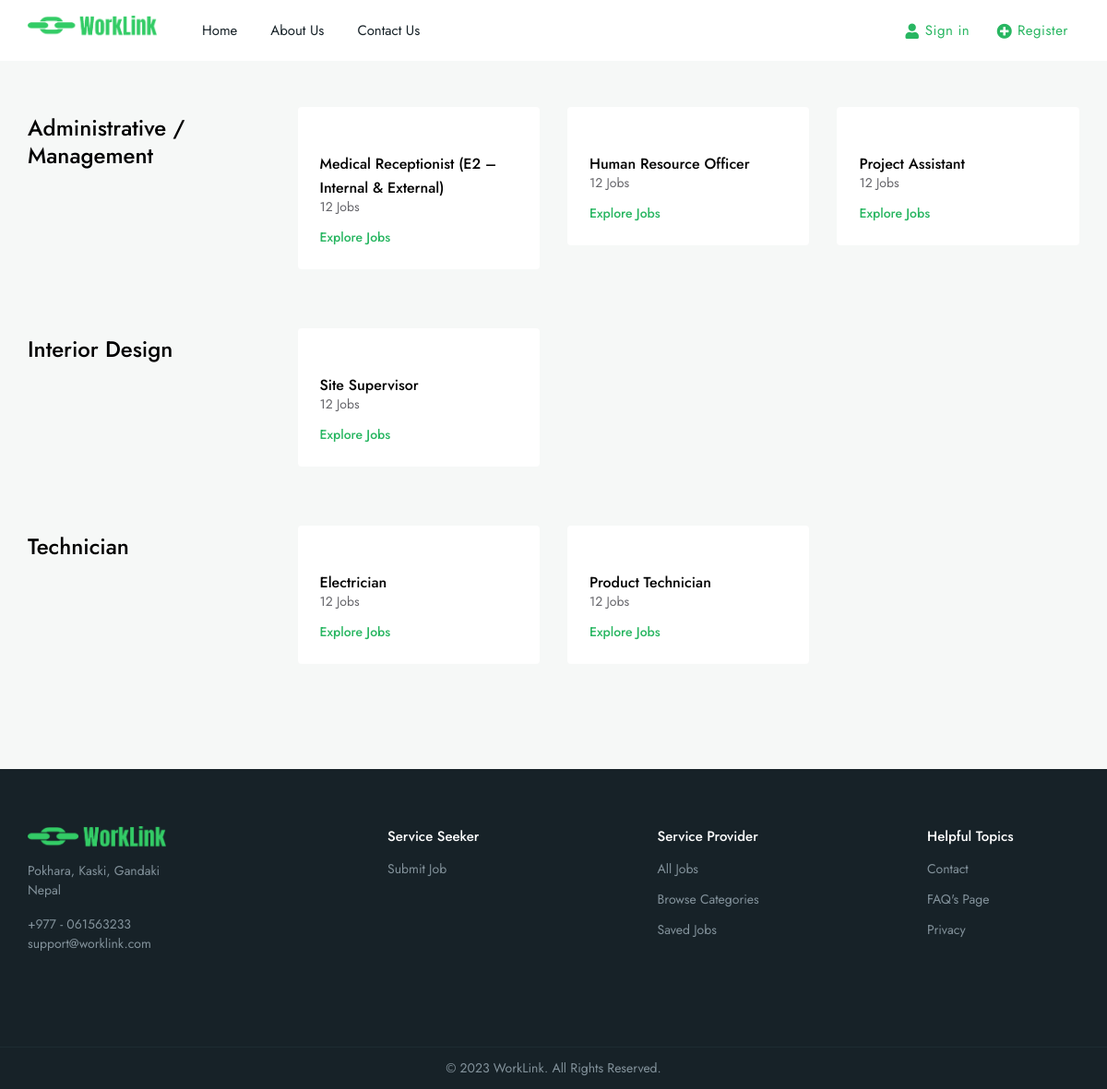
Page /categories/ on the committed database.
### services/models.py (models this page shows, shortened)
class Category(models.Model):
    name = models.CharField(max_length=100)
    skills=models.ManyToManyField(JobSkills, blank=True)
    image= models.ImageField(upload_to='category/', blank=True, null=True)
    created_at = models.DateTimeField(auto_now_add=True)
    updated_at = models.DateTimeField(auto_now=True)
    class Meta:
        verbose_name_plural = 'Categories'
    def skills_of_category(self):
        return self.skills.all()

class JobSkills(models.Model):
    name = models.CharField(max_length=100)
    class Meta:
        verbose_name_plural = 'Job skills'

### services/views.py (the view)
# urls.py: path('categories/', views.categories, name="categories"),
def categories(request):
    categories = Category.objects.all()
    template_name= 'services/categories.html'
    context={
        'categories': categories
    }
    return render (request, template_name, context)

### services/templates/services/categories.html (shortened to what this page needs)
{% extends 'base.html' %}
{% block content %}
<section class="middle bg-light h-100">
    <div class="container">
    {% for category in categories %}
        <div class="row align-items-start mb-5">
            <div class="col-xl-3 col-lg-4 col-md-4 col-sm-12 col-12">
                <div class="d-block full-width mt-2">
                    <h3 class="ft-medium mb-0">{{category.name}}</h3>
                </div>
            </div>
            <div class="col-xl-9 col-lg-8 col-md-8 col-sm-12 col-12">
                <div class="row">
                    {% for skill in category.skills_of_category %}
                    <div class="col-xl-4 col-lg-4 col-md-6 col-sm-6 col-12">
                        <div class="d-block full-width px-4 py-4 bg-white rounded mb-3">
                            <div class="d-block full-width mb-1"><img src="assets/img/icons/1.png" class="img-fluid" width="45" alt="" /></div>
                            <h4 class="ft-medium mb-0 fs-md">{{skill.name}}</h4>
                            <p class="mb-3 p-0 lh-1">12 Jobs</p>
                            <a href="#" class="worklink-theme ft-medium">Explore Jobs</a>
                        </div>
                    </div>
                    {% endfor %}
                </div>
            </div>
        </div>
    {% endfor %}
    </div>
</section>
{% endblock content %}

### rows in the picture
Category: name "Administrative / Management"
JobSkills: name "Medical Receptionist (E2 – Internal & External)"
JobSkills: name "Human Resource Officer"
JobSkills: name "Project Assistant"
Category: name "Interior Design"
JobSkills: name "Site Supervisor"
Category: name "Technician"
JobSkills: name "Electrician"
JobSkills: name "Product Technician"
